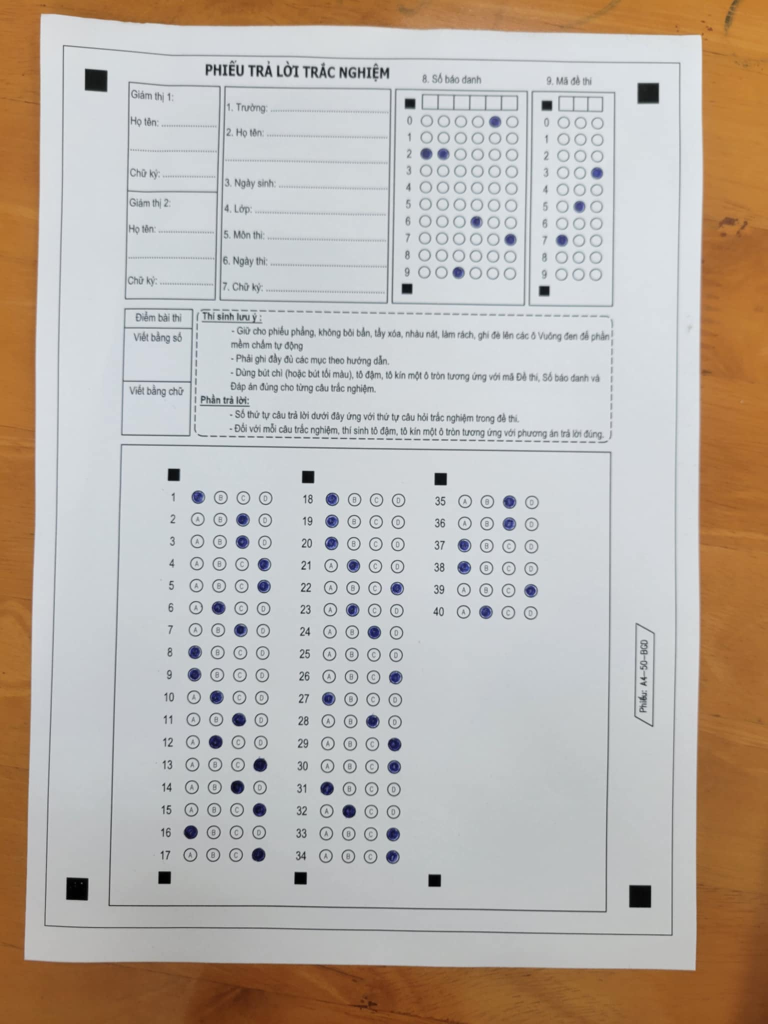
#> input picture test.jpg, 1536 x 2048 px (shown at 1/2 size)
$ python chamthi.py
#> lines starting #> are read from the running program, lines starting #| are printed output that depends on the picture; after the words box and inside, x2 and y2 are one past the last pixel; in counts of white or black regions, pixels touching at a corner belong together
import cv2
import numpy as np
import argparse
import paho.mqtt.client as mqtt

# Đường dẫn ảnh
image_path = "test.jpg"

# Kích thước A4 chuẩn ở DPI 300
A4_WIDTH_PX = 2480  # 210mm * 300dpi / 25.4
A4_HEIGHT_PX = 3508  # 297mm * 300dpi / 25.4

# Đọc ảnh
image = cv2.imread(image_path)
#> image is the input picture: shape (2048, 1536, 3); mean B, G, R 170.2, 178.6, 187.4
orig = image.copy()

# Chuyển sang grayscale và làm mờ
gray = cv2.cvtColor(image, cv2.COLOR_BGR2GRAY)
blur = cv2.GaussianBlur(gray, (7, 7), 0)

# Phát hiện cạnh
edges = cv2.Canny(gray, 50, 200)
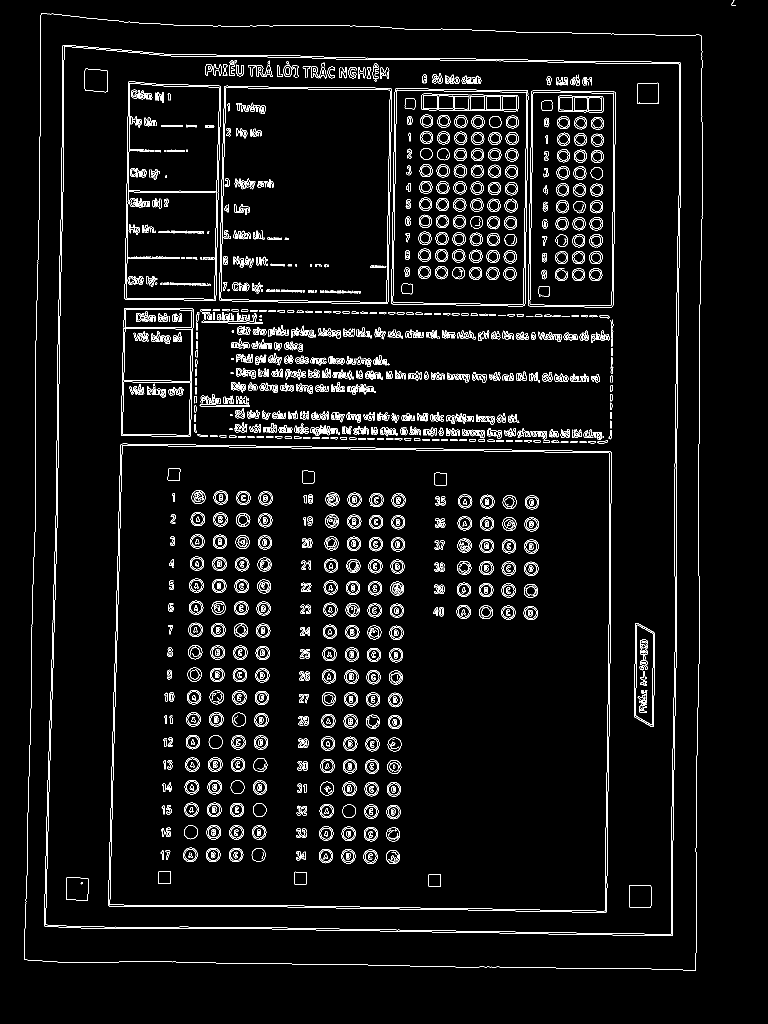
#> edges: shape (2048, 1536) (shown at 1/2 size); 4.3% white in thin lines or dots, all inside (x1, y1, x2, y2) = (48, 0, 1472, 1941)


contours, _ = cv2.findContours(edges.copy(), cv2.RETR_LIST, cv2.CHAIN_APPROX_SIMPLE)
#> contours = 3306 contours, 1401 with area under 20; largest, box (x1, y1, x2, y2) and area: (48, 27, 1406, 1941) 2494816, (48, 27, 1406, 1941) 2494812, (88, 90, 1362, 1872) 2174512, (88, 90, 1362, 1872) 2174508, (91, 92, 1359, 1869) 2157536
contours = sorted(contours, key=cv2.contourArea, reverse=True)[:1]
#> contours = 1 contour; box (x1, y1, x2, y2) and area: (48, 27, 1406, 1941) 2494816

output = image.copy()
cv2.drawContours(output, contours, -1, (127, 127, 255), 2)
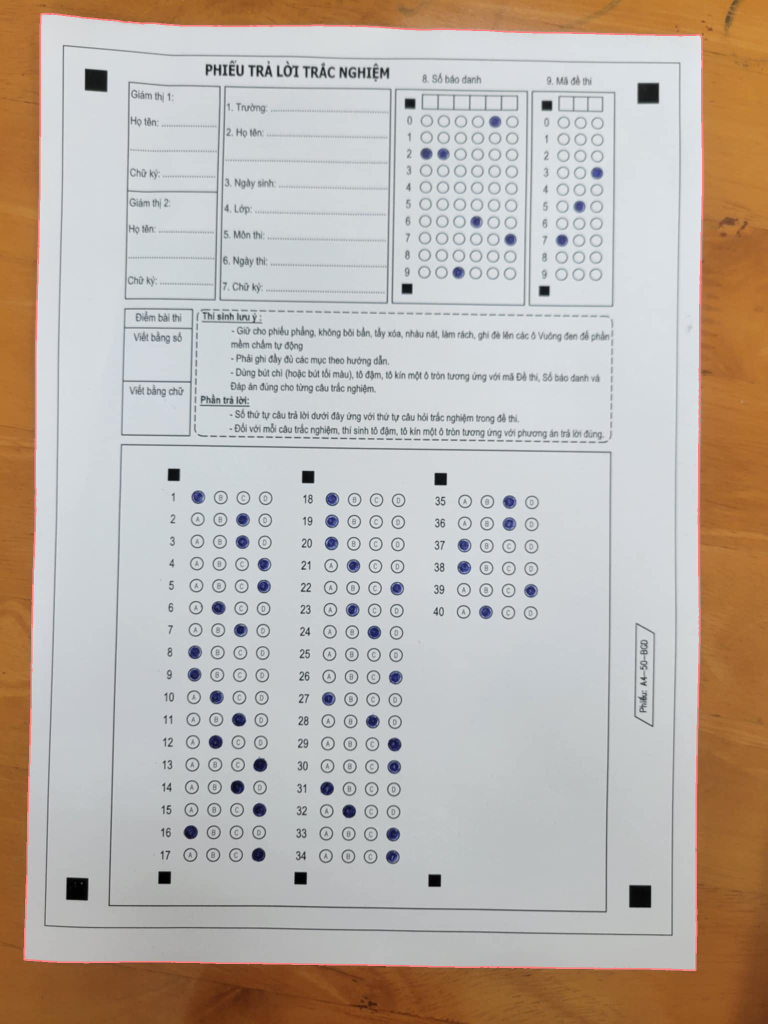
#> output: shape (2048, 1536, 3) (shown at 1/2 size); 0.63% of pixels changed, all inside (x1, y1, x2, y2) = (47, 26, 1407, 1942)

# Tìm contour có 4 điểm (tờ giấy)
for c in contours:
    peri = cv2.arcLength(c, True)
    approx = cv2.approxPolyDP(c, 0.02 * peri, True)
    if len(approx) == 4:
        doc_cnt = approx
        break
#> this loop made 1 pass
#> (peri, doc_cnt) on pass 1: (6545.2, [[82, 27], [48, 1918], [1391, 1940], [1402, 71]])

# Hàm sắp xếp các điểm theo thứ tự: top-left, top-right, bottom-right, bottom-left
def order_points(pts):
    rect = np.zeros((4, 2), dtype="float32")
    s = pts.sum(axis=1)
    rect[0] = pts[np.argmin(s)]  # top-left
    rect[2] = pts[np.argmax(s)]  # bottom-right

    diff = np.diff(pts, axis=1)
    rect[1] = pts[np.argmin(diff)]  # top-right
    rect[3] = pts[np.argmax(diff)]  # bottom-left
    return rect

# Biến đổi phối cảnh
pts = doc_cnt.reshape(4, 2)
#> pts = [[82, 27], [48, 1918], [1391, 1940], [1402, 71]]
rect = order_points(pts)
#> in order_points, `s = pts.sum(axis=1)`: s = [109, 1966, 3331, 1473]
#> in order_points, `diff = np.diff(pts, axis=1)`: diff = [-55, 1870, 549, -1331]
#> rect = [[82, 27], [1402, 71], [1391, 1940], [48, 1918]]

dst = np.array([
    [0, 0],
    [A4_WIDTH_PX - 1, 0],
    [A4_WIDTH_PX - 1, A4_HEIGHT_PX - 1],
    [0, A4_HEIGHT_PX - 1]], dtype="float32")

M = cv2.getPerspectiveTransform(rect, dst)
#> M = [[1.85, 0.0333, -152.9], [-0.0628, 1.88, -45.73], [-9.26e-06, 8.99e-06, 1]]
warped = cv2.warpPerspective(orig, M, (A4_WIDTH_PX, A4_HEIGHT_PX))

# Tăng sáng
alpha = 1.1  # Hệ số tăng sáng (1.0 là không thay đổi)
beta = 3    # Hệ số tăng độ sáng (0 là không thay đổi)
warped = cv2.addWeighted(warped, alpha, np.zeros(warped.shape, warped.dtype), 0, beta)

# Ngưỡng để chuyển vùng sáng thành trắng
threshold_value_B = 135
bright_regions_mask = warped > threshold_value_B
# Đặt các vùng sáng thành màu trắng (255)
warped[bright_regions_mask] = 255

# Tăng contrast
clahe = cv2.createCLAHE(clipLimit=4, tileGridSize=(8,8))
lab = cv2.cvtColor(warped, cv2.COLOR_BGR2LAB)
#> lab: shape (3508, 2480, 3); mean of channels 0, 1, 2 250.4, 128.3, 127.7
l, a, b = cv2.split(lab)
l2 = clahe.apply(l)
lab = cv2.merge((l2,a,b))
#> lab: shape (3508, 2480, 3); mean of channels 0, 1, 2 250.3, 128.3, 127.7
warped = cv2.cvtColor(lab, cv2.COLOR_LAB2BGR)

# # Làm sắc nét
# #kernel = np.array([[-1,-1,-1], [-1,9,-1], [-1,-1,-1]])
# #warped = cv2.filter2D(warped, -1, kernel)

# Chuyển đổi sang thang độ xám
warped = cv2.cvtColor(warped, cv2.COLOR_BGR2GRAY)
#> warped: shape (3508, 2480)

dilated_black = cv2.bitwise_not(warped)
kernel = np.ones((3, 3), np.uint8)
dilated_black = cv2.dilate(dilated_black, kernel, iterations=1)
warped = cv2.bitwise_not(dilated_black)

# Ngưỡng để chuyển vùng sáng thành đen
threshold_value_B = 150
bright_regions_mask = warped < threshold_value_B
#> bright_regions_mask: shape (3508, 2480) bool; 4.2% white; 1218 white regions (243 under 20 px), largest, box (x1, y1, x2, y2) and area: (304, 2315, 2149, 3310) 21122, (71, 2756, 2393, 3391) 18582, (2228, 3196, 2312, 3281) 7125
# Đặt các vùng sáng thành màu đen (0)
warped[bright_regions_mask] = 0
#> warped: shape (3508, 2480); min 0, max 255, mean 243.9

# Lưu kết quả
# cv2.imwrite("de_thi_A4_scaled_noBlur.jpg", warped)
cv2.imwrite("de_thi_A4_scaled_preprocessing.jpg", warped)

##############################################################################

# Bước 1: Đọc ảnh và chuyển sang ảnh xám
image = cv2.imread('de_thi_A4_scaled_preprocessing.jpg')
#> image: shape (3508, 2480, 3); min 0, max 255, mean 243.9
#image = warped
gray = cv2.cvtColor(image, cv2.COLOR_BGR2GRAY)
#> gray: shape (3508, 2480)

# Bước 2: Làm mờ và phân ngưỡng nhị phân đảo
blur = cv2.GaussianBlur(gray, (5, 5), 0)
#> blur: shape (3508, 2480)
_, thresh = cv2.threshold(blur, 5, 255, cv2.THRESH_BINARY_INV)
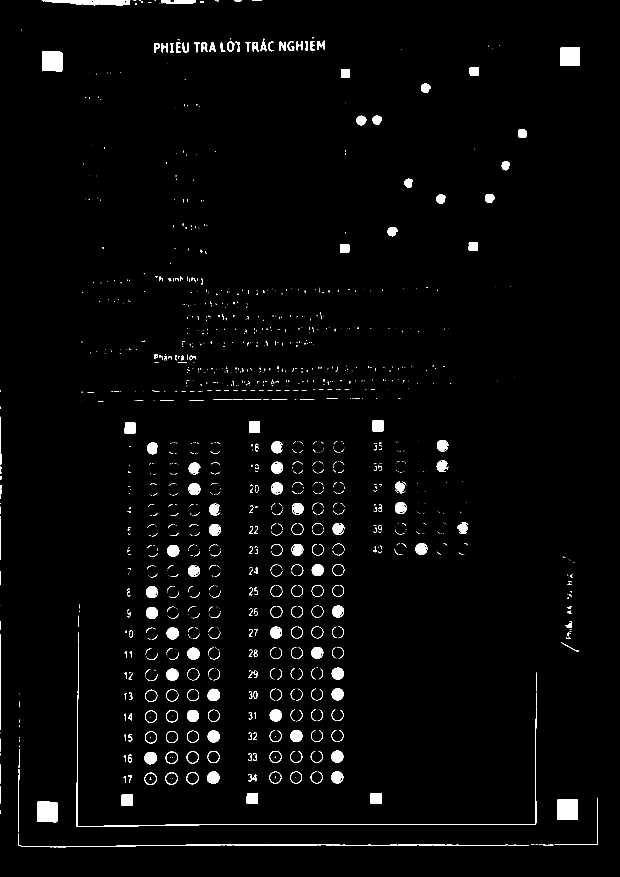
#> thresh: shape (3508, 2480) (shown at 1/4 size); 2% white; 1429 white regions (954 under 20 px)

# Bước 3: Tìm contour
contours, _ = cv2.findContours(thresh, cv2.RETR_EXTERNAL, cv2.CHAIN_APPROX_SIMPLE)
#> contours = 1416 contours, 1121 with area under 20; largest, box (x1, y1, x2, y2) and area: (2230, 3198, 2310, 3279) 6316, (150, 3207, 229, 3289) 6188, (168, 204, 249, 286) 6172, (2241, 188, 2319, 264) 5566, (167, 0, 521, 22) 4974

# Bước 4: Lọc các hình vuông màu đen (marker)
markers = []
for cnt in contours:
    approx = cv2.approxPolyDP(cnt, 0.04 * cv2.arcLength(cnt, True), True)
    area = cv2.contourArea(cnt)
    if len(approx) == 4 and area > 5500 and area < 8000:  # Có 4 cạnh và đủ lớn
        x, y, w, h = cv2.boundingRect(cnt)
        aspect_ratio = w / float(h)
        if 0.8 < aspect_ratio < 1.2:  # gần hình vuông
            markers.append((x, y, w, h))
            # Vẽ hình chữ nhật bao quanh ô vuông màu đen
            cv2.rectangle(image, (x, y), (x + w, y + h), (0, 255, 0), 5)
#> this loop made 1416 passes
#> (approx, area, x, y, w, h, aspect_ratio) on passes 7 to 8: ([[151, 3207], [151, 3286], [227, 3287], [227, 3208]], 6188, 150, 3207, 79, 82, 0.963), ([[2230, 3199], [2231, 3278], [2308, 3278], [2309, 3199]], 6316, 2230, 3198, 80, 81, 0.988)
#> (area, x, y, w, h, aspect_ratio) on passes 1372, 1375: (6172, 168, 204, 81, 82, 0.988), (5566, 2241, 188, 78, 76, 1.03)
#> after the loop, markers = [(150, 3207, 79, 82), (2230, 3198, 80, 81), (168, 204, 81, 82), (2241, 188, 78, 76)]

# Bước 5: Kiểm tra số lượng marker
num_markers = len(markers)
#> num_markers = 4

if num_markers == 4:
    print("Đã phát hiện đúng 4 marker.")
else:
    print(f"Phát hiện {num_markers} marker. Cần đúng 4 marker để tiếp tục.")

# Sắp xếp lại 4 marker thành: [top-left, top-right, bottom-right, bottom-left]
def sort_markers(markers):
    centers = [(x + w//2, y + h//2) for (x, y, w, h) in markers]
    centers = np.array(centers)

    # Tổng tọa độ nhỏ nhất -> góc trên trái
    # Tổng tọa độ lớn nhất -> góc dưới phải
    s = centers.sum(axis=1)
    diff = np.diff(centers, axis=1)

    top_left = centers[np.argmin(s)]
    bottom_right = centers[np.argmax(s)]
    top_right = centers[np.argmin(diff)]
    bottom_left = centers[np.argmax(diff)]

    return np.array([top_left, top_right, bottom_right, bottom_left], dtype='float32')

# Sắp xếp và chuẩn hóa
sorted_pts = sort_markers(markers)
#> in sort_markers, `centers = [(x + w//2, y + h//2) for (x, y, w, h) in markers]`: centers = [(189, 3248), (2270, 3238), (208, 245), (2280, 226)]
#> in sort_markers, `centers = np.array(centers)`: centers = [[189, 3248], [2270, 3238], [208, 245], [2280, 226]]
#> in sort_markers, `s = centers.sum(axis=1)`: s = [3437, 5508, 453, 2506]
#> in sort_markers, `diff = np.diff(centers, axis=1)`: diff = [3059, 968, 37, -2054]
#> in sort_markers, `top_left = centers[np.argmin(s)]`: top_left = [208, 245]
#> in sort_markers, `bottom_right = centers[np.argmax(s)]`: bottom_right = [2270, 3238]
#> in sort_markers, `top_right = centers[np.argmin(diff)]`: top_right = [2280, 226]
#> in sort_markers, `bottom_left = centers[np.argmax(diff)]`: bottom_left = [189, 3248]
#> sorted_pts = [[208, 245], [2280, 226], [2270, 3238], [189, 3248]]

# Chiều rộng và chiều cao chuẩn sau khi cắt
width = 1000
height = 1400

# Ma trận biến đổi để crop lại ảnh chính cho thẳng thớm
dst_pts = np.array([
    [0, 0],
    [width - 1, 0],
    [width - 1, height - 1],
    [0, height - 1]
], dtype='float32')

thresh = cv2.bitwise_not(thresh)
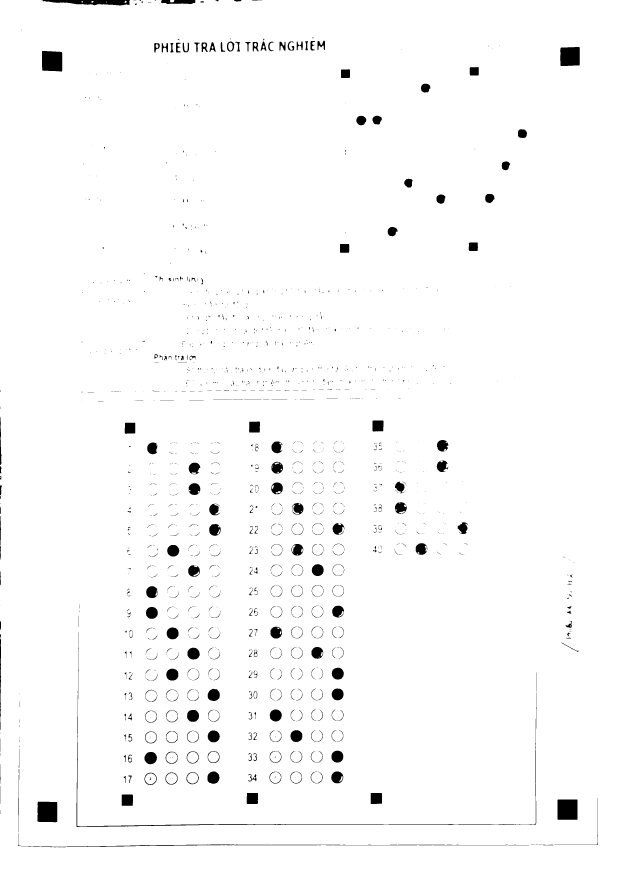
#> thresh: shape (3508, 2480) (shown at 1/4 size); 98% white; 1429 black regions (954 under 20 px), largest, box (x1, y1, x2, y2) and area: (2230, 3198, 2310, 3279) 6474, (306, 2581, 2146, 3308) 6459, (150, 3207, 229, 3289) 6344
matrix = cv2.getPerspectiveTransform(sorted_pts, dst_pts)
#> matrix = [[0.484, 0.00306, -101.4], [0.00429, 0.468, -115.6], [1.47e-06, 1.46e-06, 1]]
warped = cv2.warpPerspective(thresh, matrix, (width, height))
#> warped: shape (1400, 1000)

# Tọa độ 3 vùng: (x, y, w, h)
# Vùng mã số báo danh (ví dụ góc phải giữa)
sbd_crop = warped[40:340, 580:770]

# Vùng mã đề (góc phải trên)
ma_de_crop = warped[40:340, 822:930]

# Vùng đáp án
answer_crop_1_17 = warped[702:1355, 180:343]
answer_crop_18_34 = warped[702:1355, 418:581]
answer_crop_35_40 = warped[702:1355, 656:819]

# [8 lines of commented-out code are left out]

import matplotlib.pyplot as plt

def draw_grid(image, rows, cols, color=(0, 255, 0), thickness=1):
    img = image.copy()
    h, w = img.shape[:2]
    dy, dx = h / rows, w / cols

    # Vẽ các đường ngang
    for i in range(1, rows):
        y = int(i * dy)
        cv2.line(img, (0, y), (w, y), color, thickness)

    # Vẽ các đường dọc
    for j in range(1, cols):
        x = int(j * dx)
        cv2.line(img, (x, 0), (x, h), color, thickness)

    return img

# Áp dụng lưới
sbd_grid = draw_grid(sbd_crop, 10, 6)
#> after the loop in draw_grid, `for i in range(1, rows):`: img: shape (300, 190); min 0, max 255, mean 241.1
#> after the loop in draw_grid, `for j in range(1, cols):`: img: shape (300, 190); min 0, max 255, mean 234.6
ma_de_grid = draw_grid(ma_de_crop, 10, 3)
#> after the loop in draw_grid (call 2), `for i in range(1, rows):`: img: shape (300, 108); min 0, max 255, mean 242
#> after the loop in draw_grid (call 2), `for j in range(1, cols):`: img: shape (300, 108); min 0, max 255, mean 237.5
ans_1_17_grid = draw_grid(answer_crop_1_17, 17, 4)
#> after the loop in draw_grid (call 3), `for i in range(1, rows):`: img: shape (653, 163); min 0, max 255, mean 228.8
#> after the loop in draw_grid (call 3), `for j in range(1, cols):`: img: shape (653, 163); min 0, max 255, mean 224.2
ans_18_34_grid = draw_grid(answer_crop_18_34, 17, 4)
#> after the loop in draw_grid (call 4), `for i in range(1, rows):`: img: shape (653, 163); min 0, max 255, mean 229.8
#> after the loop in draw_grid (call 4), `for j in range(1, cols):`: img: shape (653, 163); min 0, max 255, mean 225.2
ans_35_40_grid = draw_grid(answer_crop_35_40, 17, 4)
#> after the loop in draw_grid (call 5), `for i in range(1, rows):`: img: shape (653, 163); min 0, max 255, mean 244
#> after the loop in draw_grid (call 5), `for j in range(1, cols):`:
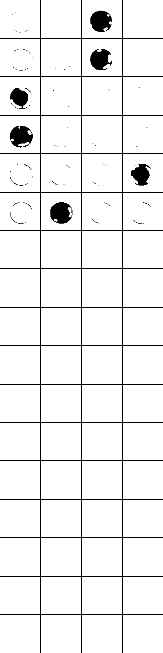
#> img: shape (653, 163); min 0, max 255, mean 239.4

# Hiển thị bằng matplotlib để dễ quan sát
# [11 lines left out: function show_images, not called in this run]


import json
import matplotlib.pyplot as plt

all_values = []
all_labels = []

def detect_filled_bubbles(image, rows, cols, threshold=190):
    """Trả về ma trận nhị phân (1 nếu ô được tô đen) và lưu giá trị mean để thống kê"""
    global all_values, all_labels
    gray = cv2.cvtColor(image, cv2.COLOR_BGR2GRAY) if len(image.shape) == 3 else image
    h, w = gray.shape
    dy, dx = h // rows, w // cols

    result = []
    for r in range(rows):
        row_result = []
        for c in range(cols):
            cell = gray[r * dy:(r + 1) * dy, c * dx:(c + 1) * dx]
            # Create circular mask
            mask = np.zeros_like(cell, dtype=np.uint8)
            cy, cx = dy // 2, dx // 2
            radius = int(min(dy, dx) * 0.4)  # or tune to match your bubble size
            cv2.circle(mask, (cx, cy), radius, 255, -1)  # white-filled circle

            # Compute masked average
            mean_val = cv2.mean(cell, mask=mask)[0]  # returns a tuple, take [0]
            row_result.append(1 if mean_val < threshold else 0)
            #print(f"Cell[{r},{c}] = {mean_val}")

            # Thêm vào biểu đồ
            all_values.append(mean_val)
            all_labels.append(1 if mean_val < threshold else 0)
        result.append(row_result)
    return result

# ----------------------
# XỬ LÝ VÙNG SBD (10 dòng x 6 cột)
sbd_result_raw = detect_filled_bubbles(sbd_crop, 10, 6)
#> after the loop in detect_filled_bubbles, `for r in range(rows):`: cell: shape (30, 31); every value is 255
#> after the loop in detect_filled_bubbles, `for r in range(rows):`:
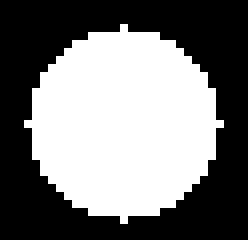
#> mask: shape (30, 31) (shown 8 times larger); 47.4% white; 1 white region, box (x1, y1, x2, y2) and area: (3, 3, 28, 28) 441
#> after the loop in detect_filled_bubbles, `for r in range(rows):`: all_labels = 60 values, max 1 at index 4, min 0 at index 0, mean 0.1; all_values = 60 values, max 255 at index 0, min 106.1 at index 12, mean 241.6; result = [[0, 0, 0, 0, 1, 0], [0, 0, 0, 0, 0, 0], [1, 1, 0, 0, 0, 0], [0, 0, 0, 0, 0, 0], [0, 0, 0, 0, 0, 0], [0, 0, 0, 0, 0, 0], [0, 0, 0, 1, 0, 0], [0, 0, 0, 0, 0, 1], [0, 0, 0, 0, 0, 0], [0, 0, 1, 0, 0, 0]]
#> sbd_result_raw has the same summary as result in detect_filled_bubbles
sbd_result = {
    str(col + 1): {str(row): sbd_result_raw[row][col] for row in range(10)}
    for col in range(6)
}
#> sbd_result = 6 items

# ----------------------
# XỬ LÝ VÙNG MÃ ĐỀ (10 dòng x 3 cột)
ma_de_result_raw = detect_filled_bubbles(ma_de_crop, 10, 3)
#> call 2 of detect_filled_bubbles, with rows = 10, cols = 3, threshold = 190
#> after the loop in detect_filled_bubbles (call 2), `for r in range(rows):`: cell: shape (30, 36); every value is 255
#> after the loop in detect_filled_bubbles (call 2), `for r in range(rows):`:
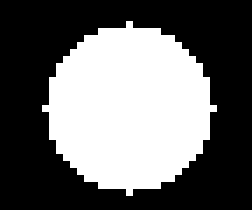
#> mask: shape (30, 36) (shown 7 times larger); 40.8% white; 1 white region, box (x1, y1, x2, y2) and area: (6, 3, 31, 28) 441
#> after the loop in detect_filled_bubbles (call 2), `for r in range(rows):`: all_labels = 90 values, max 1 at index 4, min 0 at index 0, mean 0.1; all_values = 90 values, max 255 at index 0, min 106.1 at index 12, mean 242.1; result = [[0, 0, 0], [0, 0, 0], [0, 0, 0], [0, 0, 1], [0, 0, 0], [0, 1, 0], [0, 0, 0], [1, 0, 0], [0, 0, 0], [0, 0, 0]]
#> ma_de_result_raw has the same summary as result in detect_filled_bubbles
ma_de_result = {
    str(col + 1): {str(row): ma_de_result_raw[row][col] for row in range(10)}
    for col in range(3)
}
#> ma_de_result = 3 items

# ----------------------
# XỬ LÝ ĐÁP ÁN (17 dòng x 4 cột mỗi phần)
answers_result = {}

# Tạo danh sách đáp án từ 1 → 40
label_map = ['a', 'b', 'c', 'd']

def add_answer_block(crop_img, start_index):
    block = detect_filled_bubbles(crop_img, 17, 4)
    for i, row in enumerate(block):
        answers_result[str(start_index + i)] = {
            label_map[j]: row[j] for j in range(4)
        }

add_answer_block(answer_crop_1_17, 1)
#> in add_answer_block, `block = detect_filled_bubbles(crop_img, 17, 4)`: block = [[1, 0, 0, 0], [0, 0, 1, 0], [0, 0, 1, 0], [0, 0, 0, 1], [0, 0, 0, 1], [0, 1, 0, 0], [0, 0, 1, 0], [1, 0, 0, 0], [1, 0, 0, 0], [0, 1, 0, 0], [0, 0, 1, 0], [0, 1, 0, 0], [0, 0, 0, 1], [0, 0, 1, 0], [0, 0, 0, 1], [1, 0, 0, 0], [0, 0, 0, 1]]
#> the loop in add_answer_block, `for i, row in enumerate(block):` made 17 passes
#> after the loop in add_answer_block, `for i, row in enumerate(block):`: answers_result = 17 items
add_answer_block(answer_crop_18_34, 18)
#> the loop in add_answer_block (call 2), `for i, row in enumerate(block):` made 17 passes
add_answer_block(answer_crop_35_40, 35)

# ----------------------
# GỘP THÀNH DỮ LIỆU JSON
result_json = {
    "sbd": sbd_result,
    "ma_de": ma_de_result,
    "answers": answers_result
}

# ----------------------
# LƯU FILE KẾT QUẢ
with open("result3.json", "w", encoding="utf-8") as f:
    json.dump(result_json, f, indent=4)

print("✅ Hoàn tất. Kết quả đã lưu vào 'result.json'")

# ----------------------
import json
import csv

# Duong dan toi file JSON
# ANSWERS_FILE = 'answers.json'
# RESULT_FILE   = 'result3.json'
# OUTPUT_CSV    = 'grading_result.csv'

RESULT_FILE   = 'result3.json'

# Bien luu so ky tu mong doi cho sbd va ma_de (se gan trong main)
EXPECTED_SBD_LEN  = None
EXPECTED_MADE_LEN = None

# [98 lines left out: functions decode_bubbles, grade_one, main, not called in this run]

if __name__ == '__main__':
    parser = argparse.ArgumentParser()
    parser.add_argument('--answers', required=True, help="Đường dẫn tới file answers.json")
    parser.add_argument('--output', required=True, help="Tên file CSV để xuất kết quả")
#> (the run stopped early here; a loop or call above may not have finished)
